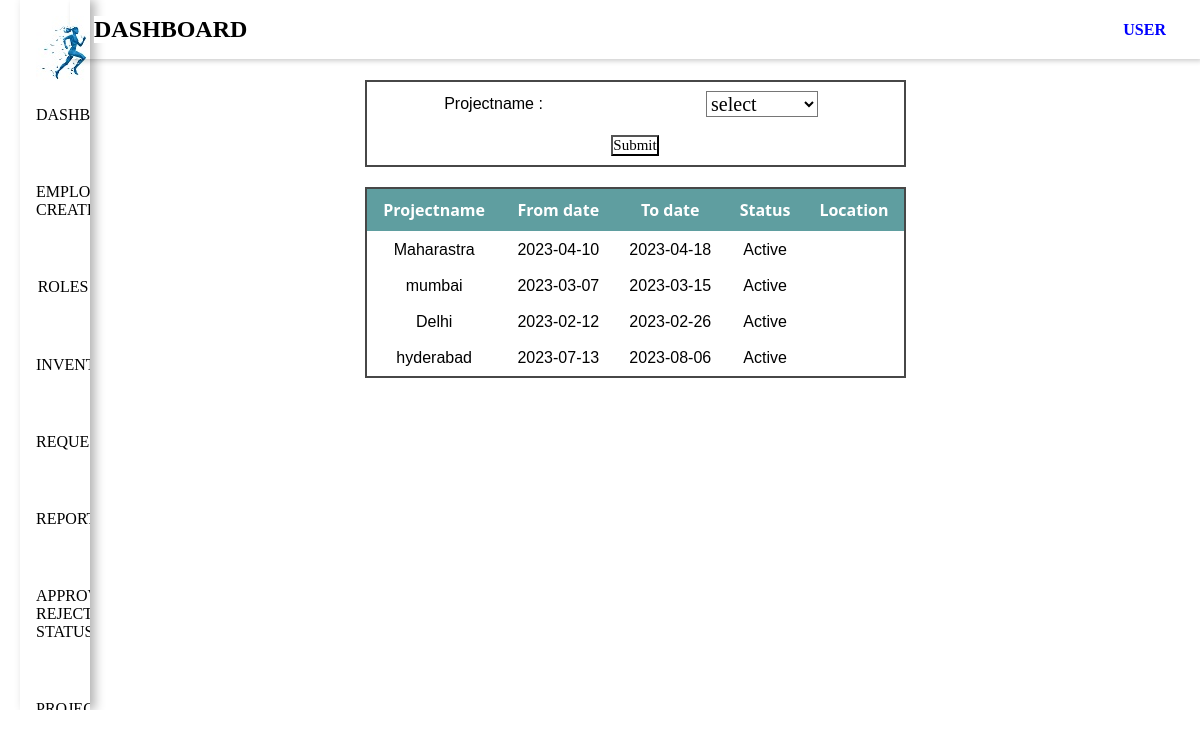
/tracking.php, run on the app's committed database.
### tables this page shows
CREATE TABLE `project_details` (
  `Projectid` varchar(200) NOT NULL,
  `Projectname` varchar(250) NOT NULL,
  `projectstate` varchar(200) NOT NULL,
  `Projectstatus` varchar(200) NOT NULL,
  `Projectfromdate` date NOT NULL,
  `Projecttodate` date NOT NULL,
  `Totalduration` int(11) NOT NULL,
  `createdby` varchar(100) NOT NULL,
  `createdon` timestamp NOT NULL DEFAULT current_timestamp(),
  `updatedby` varchar(100) NOT NULL,
  `updatedon` timestamp NOT NULL DEFAULT current_timestamp()
);

### tracking.php (the view, shortened to what this page needs)
<!DOCTYPE html>
<html lang="en">
<head>
    <link rel="stylesheet" href="task1.css">
    <link rel="stylesheet" href="inventory.css">
</head>
<body>
    <div class="sidebar">
            <div class="sidebar-brand">
                <span id="kleenpulse"><img src="ermimage.png" alt=""></span>
            </div>
            <div class="sidebar-menu">
                <ul>
                    <li>
                            <a href="task1.php">Dashboard</a>
                    </li>
                    <li>
                            <a href="empcreation.php" >Employee Creation</a>
                    </li>
                    <li>
                            <a href="rolespage.php">Roles</a>
                    </li>
                    <li>
                            <a href="newinventory.php">Inventory</a>
                    </li>
                    <li>
                            <a href="request.php">Requests</a>
                    </li>
                    <li>
                            <a href="report.php">Reports</a>
                    </li>
                    <li>
                            <a href="status.php">Approval Rejected Status</a>
                    </li>
                    <li>
                        <a href="projectdetails.php">Projectdetails</a>
                    </li>
                </ul>
            </div>
    </div>
    <div class="main-wrapper">
    <div class="main-content" style="background:white;">
            <header>
                <h2 class="heading" id="dashboard">
                    Dashboard
                    </h2>
                <div class="user-wrapper">
                    <div>
                        <h4>User</h4>
                    </div>
                </div>
            </header>
             <main style="margin-top:0px;">
             <center>
             <form action="<?php echo htmlspecialchars($_SERVER["PHP_SELF"]) ?>"  method= "POST">
    <table>
        <tbody>
            <tr>
                <td>Projectname : </td>
                <td>
                    <select name="projectname" id="">
                        <option value="select">select</option>
                    </select>
                </td>
            </tr>
            <tr>
                <td colspan="2">
                    <input type="submit" name="submit" id="">
                </td>
            </tr>
        </tbody>
    </table>
</form>
    </center>
    <table >
        <thead>
            <th>Projectname</th>
            <th>From date</th>
            <th>To date</th>
            <th>Status</th>
            <th>Location</th>
        </thead>
        <tbody>
            <?php
            include "config.php";
            $sql = "SELECT * FROM `project_details` ";
            $result = mysqli_query($conn,$sql);
            if($result){
                while($row = mysqli_fetch_assoc($result)){
                    $projectname = $row['Projectname'];
                    $fromdate = $row['Projectfromdate'];
                    $todate = $row['Projecttodate'];
                    $status = $row['Projectstatus'];
                    echo '<tr>
                    <td>'.$projectname.'</td>
                    <td>'.$fromdate.'</td>
                    <td>'.$todate.'</td>
                    <td>'.$status.'</td>
                    </tr>
                    ';
                 }}
            ?>
        </tbody>
    </table>
</main>
</body>
</html>

### task1.css (style rules this page uses)
:root { --for-heading: #3b026b; --color-dark: #1d2231; --text-grey: #8390a2; --dark-BG: #001623; --content-BG: #022d47; --dark-text: #b200ff; --icon-color: #520293; --purple: linear-gradient(45deg, #99013e, #7f02ed); --pink: linear-gradient(45deg, #770233, #ff0066); --orange: linear-gradient(45deg, #ff9000, #ffd400); --moon: linear-gradient(45deg, #ff9000, #7f02ed); --moon-only: linear-gradient(45deg, #fff, #7f02ed); --sun: linear-gradient(45deg, #ffc700, #8300ff); --transition: all 400ms; --new-content: rgba(255, 255, 255, .5); --indicator: rgba(255, 255, 255,.7) }
* { padding: 0; margin: 0; font-family: Poppins; box-sizing: border-box; outline: none; user-select: none; list-style-type: none; text-decoration: none; transition: all 400ms; overflow-x: hidden; background-color: white; }
body { background: rgba(0, 0, 0, .1); backdrop-filter: blur(10px); }
.sidebar { width: 170px; position: fixed; left: 0; top: 0; margin-left:20px; height: 100%; backdrop-filter: blur(6px); box-shadow: 5px 0 10px rgba(0, 0, 0, .3); z-index: 100; transition: width 300ms; }
.sidebar-brand { height: 90px; padding: 1rem 0rem 1rem 2rem; }
.sidebar-brand span { display: inline-block; padding-right: 1rem; }
.sidebar-menu li { width: 100%; margin-bottom: 1.7rem; padding-left: 1rem; }
.sidebar-menu a { display: block; color: black; text-transform: uppercase; font-weight: 500; overflow: hidden; }
.sidebar-menu { margin-top: 1rem; }
.main-content { transition: margin-left 300ms; margin-left: 250px; background: rgba(0, 0, 0, .2); }
header { background: var(--new-BG); display: flex; justify-content: space-between; padding: 1rem 1.5rem; box-shadow: 2px 2px 5px rgba(0, 0, 0, .2); position: fixed; left: 250px; width: calc(100% - 250px); top: 0; z-index: 100; transition: left 300ms; }
header h2 { color: black; text-transform: uppercase; }
input { color:black; font-size: 15px; }
.user-wrapper { display: flex; align-items: center; padding: 0 10px; }
.user-wrapper div h4 { color: blue; }
h4 { text-transform:uppercase; }
main { margin-top: 0px; padding: 5rem 1.5rem; min-height: calc(100vh - 90px); }
.heading { color:black; }
select { font-size: 20px; }
table { border-collapse: collapse; }
td { padding: .5rem 0.3rem; font-size: 1rem; color: #000; }
@media only screen and (max-width: 1200px) { .sidebar { width: 70px; } }
@media only screen and (max-width: 1200px) { .sidebar .sidebar-brand, .sidebar li { padding-left: 1rem; text-align: center; } }
@media only screen and (max-width: 1200px) { .sidebar li a { margin-bottom: 2rem !important; } }
@media only screen and (max-width: 1200px) { .sidebar li a { padding-left: 0rem; } }
@media only screen and (max-width: 1200px) { .main-content { margin-left: 70px; } }
@media only screen and (max-width: 1200px) { .main-content header { width: calc(100% - 70px); left: 70px; } }

### inventory.css (style rules this page uses)
tr th { background-color: #5f9ea0; padding: 10px; color: #fff; font-family: 'Segoe UI', Tahoma, Geneva, Verdana, sans-serif; }
tr td { padding: 9px; font-family: 'Gill Sans', 'Gill Sans MT', Calibri, 'Trebuchet MS', sans-serif; }
table { margin: auto; width: 50%; border-style: none; border-spacing: 0; border-collapse: collapse; text-align: center; padding: 12px; border: 2px solid rgb(71, 71, 71); }

### tracking.php (style rules this page uses)
select { font-size:20px; }
table { margin-bottom:20px; }

### data on the page
project_details: Projectname "Maharastra", Projectfromdate "2023-04-10", Projecttodate "2023-04-18", Projectstatus "Active"
project_details: Projectname "mumbai", Projectfromdate "2023-03-07", Projecttodate "2023-03-15", Projectstatus "Active"
project_details: Projectname "Delhi", Projectfromdate "2023-02-12", Projecttodate "2023-02-26", Projectstatus "Active"
project_details: Projectname "hyderabad", Projectfromdate "2023-07-13", Projecttodate "2023-08-06", Projectstatus "Active"
